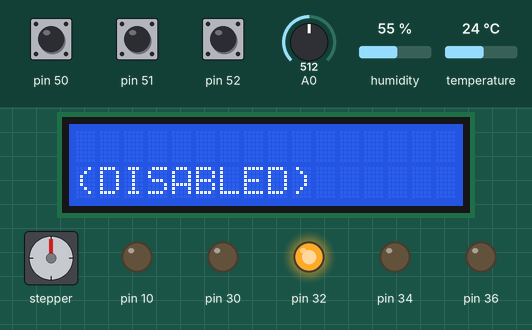
This sketch was run on a simulated Arduino Mega 2560, built with avr-gcc and run on an emulated ATmega2560. Shown: 16×2 character LCD, stepper motor, output pins drawn as LEDs (lit = HIGH). The test bench sets the inputs (shaded band); at power-on: pin 50 HIGH, pin 51 HIGH, A0 = 512, pin 52 HIGH, humidity 55 %, temperature 24 °C. The local clock reads 2024-03-15 10:24:30 at power-on unless the sketch sets it; stepper angles assume 2038 steps per turn; what the sketch prints to the serial monitor is not drawn.

Above: at 1.2 s.
1.3 s: pin 50 pulled LOW for 0.15 s
At 1.73 s:
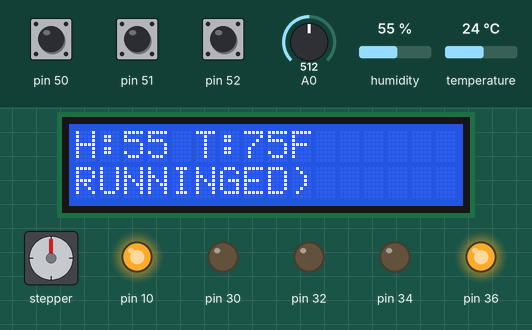
3.3 s: pin 51 pulled LOW for 3.2 s
At 4.2 s:
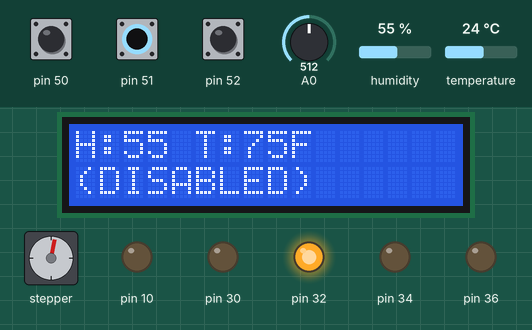
9.1 s: A0 set to 105
12.1 s: A0 set to 94
At 12.38 s:
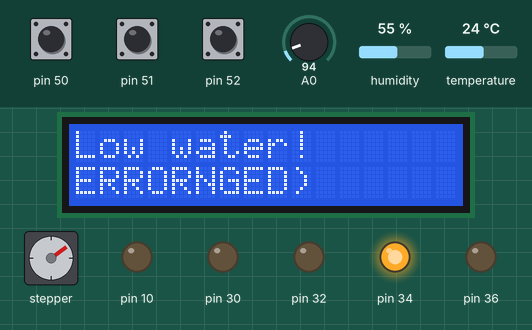
13.9 s: pin 51 pulled LOW for 0.15 s
At 14.21 s:
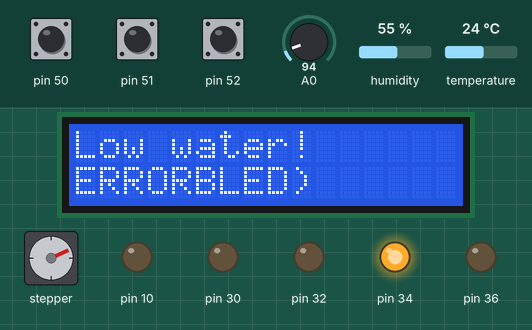
15.8 s: pin 50 pulled LOW for 3.2 s
At 19.24 s:
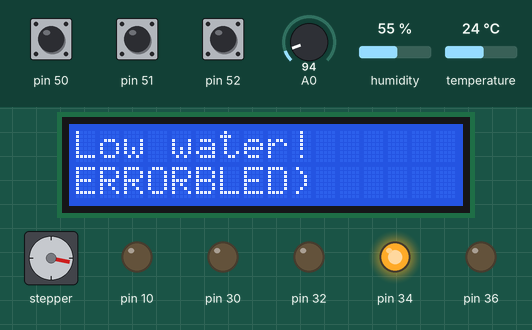
Timing chart, 0 to 23.2 s (numbered marks = the images above; inputs shaded):
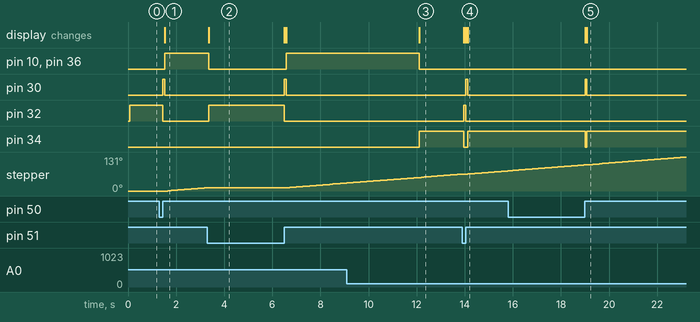

Measured:
- the behaviour switches between 100 and 99 on A0 (found by bisection; images 2 and 3)
- after the input at 1.3 s, pin 10, pin 36: LOW → HIGH after 0.23 s; pin 30: LOW → HIGH after 0.15 s, → LOW 0.08 s later; pin 32: HIGH → LOW after 0.15 s; stepper: keeps turning clockwise at about 8°/s, starting after 0.36 s; the display: changes after 0.23 s (image 1)
- after the input at 3.3 s, pin 10, pin 36: HIGH → LOW after 0.05 s, → HIGH 3.2 s later; pin 30: LOW → HIGH after 3.2 s, → LOW 0.08 s later; pin 32: LOW → HIGH after 0.05 s, → LOW 3.2 s later; the display: changes after 0.05 s (image 2)
- after the input at 12.1 s, pin 10, pin 36: HIGH → LOW at once; pin 34: LOW → HIGH at once; the display: changes at once (image 3)
- after the input at 13.9 s, pin 30: LOW → HIGH after 0.15 s, → LOW 0.08 s later; pin 32: LOW → HIGH after 0.05 s, → LOW 0.10 s later; pin 34: HIGH → LOW after 0.05 s, → HIGH 0.18 s later; the display: first changes after 0.05 s (image 4 shows a later state)
- after the input at 15.8 s, pin 30: LOW → HIGH after 3.2 s, → LOW 0.08 s later; pin 34: HIGH → LOW after 3.2 s, → HIGH 0.08 s later; the display: first changes after 3.2 s (image 5 shows a later state)

The sketch:

main.ino
```cpp
// CPE 301, Edwin Cook, Austin Fredstrom, Anakin Guzzetta, Daniel Paschall

#include <LiquidCrystal.h>
#include <Stepper.h>
#include <RTClib.h>
#include <string.h>
#include <DHT.h>

//Pin/Constants Mappings (tried to make it as clear as possible, change as needed)
#define LCD_LEN 16
#define LCD_RS 12
#define LCD_EN 11
#define LCD_D4 6
#define LCD_D5 5
#define LCD_D6 4
#define LCD_D7 3

#define DHT_PIN 7
#define DHTTYPE DHT11

#define FAN_MASK 0x10

#define LED_GREEN 0x80
#define LED_YELLOW 0x20
#define LED_RED 0x08
#define LED_BLUE 0x02

#define BUTTON_START 0x08
#define BUTTON_RESET 0x04
#define BUTTON_CTRL 0x02
#define PCI_MASK 0x0C

#define RBE 0x80
#define TBE 0x20

volatile unsigned char *PORT_B = (unsigned char *) 0x25;
volatile unsigned char *DDR_B  = (unsigned char *) 0x24;
volatile unsigned char *PIN_B  = (unsigned char *) 0x23;

volatile unsigned char *PORT_C = (unsigned char *) 0x28;
volatile unsigned char *DDR_C  = (unsigned char *) 0x27;

volatile unsigned char* my_ADMUX    = (unsigned char*) 0x7C;
volatile unsigned char* my_ADCSRB   = (unsigned char*) 0x7B;
volatile unsigned char* my_ADCSRA   = (unsigned char*) 0x7A;
volatile unsigned int*  my_ADC_DATA  = (unsigned int*)  0x78;

volatile unsigned char *myUCSR0A = (unsigned char *) 0xC0;
volatile unsigned char *myUCSR0B = (unsigned char *) 0xC1;
volatile unsigned char *myUSCR0C = (unsigned char *) 0xC2;
volatile unsigned char *myUBRR_0  = (unsigned char *) 0xC4;
volatile unsigned char *myUDR_0   = (unsigned char *) 0xC6;

volatile unsigned char *myPCICR   = (unsigned char *) 0x68;
volatile unsigned char *myPCMSK0  = (unsigned char *) 0x6B;

enum DeviceState {SYS_DISABLED, SYS_IDLE, SYS_ERROR, SYS_RUNNING};

// LCD, sensors, stepper
LiquidCrystal display(LCD_RS, LCD_EN, LCD_D4, LCD_D5, LCD_D6, LCD_D7);
Stepper ventStepper(2038, 28, 26, 24, 22);
DHT climateSensor(DHT_PIN, DHTTYPE);
RTC_DS3231 clock;

DeviceState currentState = SYS_DISABLED, previousState;

char lcdContent[LCD_LEN], errorMsg[LCD_LEN];
const char* stateLabels[4] = {"(DISABLED)", "IDLE", "ERROR", "RUNNING"};
const unsigned char ledMap[4] = {LED_YELLOW, LED_GREEN, LED_RED, LED_BLUE};

const unsigned int TEMP_THRESHOLD = 42;
const unsigned int WATER_THRESHOLD = 100;
unsigned int waterReading = 0;

void systemSetup();
void readSensors();
void updateLCD();
void changeState(DeviceState);
void handleFan();
void checkVentControl();
void handleSerialReport(DateTime);
void configureADC();
unsigned int analogReadChannel(unsigned char);
void uartInit(unsigned long);
void uartPrint(const char*, int);
void uartSend(unsigned char);

void setup(){
  display.begin(16, 2);
  climateSensor.begin();
  clock.begin();
  clock.adjust(DateTime(F(__DATE__), F(__TIME__)));
  display.clear();
  ventStepper.setSpeed(2);
  systemSetup();
  configureADC();
  uartInit(19200);
}

void loop(){
  DateTime now = clock.now();
  readSensors();
  updateLCD();
  handleFan();
  checkVentControl();

  if(previousState != currentState){
    handleSerialReport(now);
    previousState = currentState;
  }
}

void readSensors(){
  if(currentState != SYS_DISABLED){
    waterReading = analogReadChannel(0);

    if(currentState == SYS_IDLE || currentState == SYS_RUNNING){
      snprintf(lcdContent, LCD_LEN, "H:%d T:%dF", (int)climateSensor.readHumidity(), (int)climateSensor.readTemperature(true));
    }

    if(currentState == SYS_IDLE && climateSensor.readTemperature(true) >= TEMP_THRESHOLD){
      changeState(SYS_RUNNING);
    }
    else if(currentState == SYS_RUNNING && climateSensor.readTemperature(true) < TEMP_THRESHOLD){
      changeState(SYS_IDLE);
    }

    if(waterReading < WATER_THRESHOLD){
      changeState(SYS_ERROR);
    }
  }
}

void updateLCD(){
  display.setCursor(0, 0);
  if(currentState == SYS_ERROR){
    display.print(errorMsg);
  }
  else{
    display.print(lcdContent);
  }

  display.setCursor(0, 1);
  display.print(stateLabels[currentState]);

  *PORT_C = ledMap[currentState];
}

void changeState(DeviceState newState){
  if(newState == SYS_ERROR){
    snprintf(errorMsg, LCD_LEN, "Low water!");
  }
  currentState = newState;
}

void handleFan(){
  if(currentState == SYS_RUNNING){
    *PORT_B |= FAN_MASK;
  }
  else{
    *PORT_B &= ~FAN_MASK;
  }
}

void checkVentControl(){
  if(*PIN_B & BUTTON_CTRL && currentState != SYS_DISABLED){
    ventStepper.step(1);
    uartPrint("\nVENT MOVED\n", 12);
  }
}

void handleSerialReport(DateTime time){
  char buf[64];
  snprintf(buf, sizeof(buf), "\nSTATE: %s -> %s\n", stateLabels[previousState], stateLabels[currentState]);
  uartPrint(buf, strlen(buf));
  snprintf(buf, sizeof(buf), "Time: %02d:%02d:%02d  Date: %d/%d/%d\n",
           time.hour(), time.minute(), time.second(), time.day(), time.month(), time.year());
  uartPrint(buf, strlen(buf));
}

void systemSetup(){
  *DDR_C |= (LED_GREEN | LED_YELLOW | LED_RED | LED_BLUE);
  *DDR_B |= FAN_MASK;

  *PORT_B |= (BUTTON_START | BUTTON_RESET | BUTTON_CTRL);
  *DDR_B &= ~(BUTTON_START | BUTTON_RESET | BUTTON_CTRL);

  *myPCICR |= 0x01;
  *myPCMSK0 |= PCI_MASK;
}

void configureADC(){
  *my_ADCSRA |= 0x80;
  *my_ADCSRA &= ~0x20;
  *my_ADCSRB &= ~0x08;
  *my_ADCSRB &= ~0x07;
  *my_ADMUX  &= 0x7F;
  *my_ADMUX  |= 0x40;
  *my_ADMUX  &= ~0x20;
  *my_ADMUX  &= 0xE0;
}

unsigned int analogReadChannel(unsigned char channel){
  *my_ADMUX &= 0xE0;
  *my_ADCSRB &= ~0x08;

  if(channel > 7){
    channel -= 8;
    *my_ADCSRB |= 0x08;
  }

  *my_ADMUX |= channel;
  *my_ADCSRA |= 0x40;
  while (*my_ADCSRA & 0x40);
  return *my_ADC_DATA;
}

void uartInit(unsigned long baud){
  unsigned long cpu_freq = 16000000;
  unsigned int ubrr = (cpu_freq / 16 / baud) - 1;
  *myUCSR0A = 0x20;
  *myUCSR0B = 0x18;
  *myUSCR0C = 0x06;
  *myUBRR_0 = ubrr;
}

void uartSend(unsigned char c){
  while (!(*myUCSR0A & TBE));
  *myUDR_0 = c;
}

void uartPrint(const char* str, int len){
  for(int i = 0; i < len && str[i] != '\0'; i++){
    uartSend(str[i]);
  }
}

ISR(PCINT0_vect){
  if(*PIN_B & BUTTON_RESET && currentState == SYS_ERROR){
    changeState(SYS_IDLE);
  }
  else if (*PIN_B & BUTTON_START){
    if(currentState == SYS_DISABLED){
      changeState(SYS_IDLE);
    }
    else{
      changeState(SYS_DISABLED);
    }
  }
}
```
